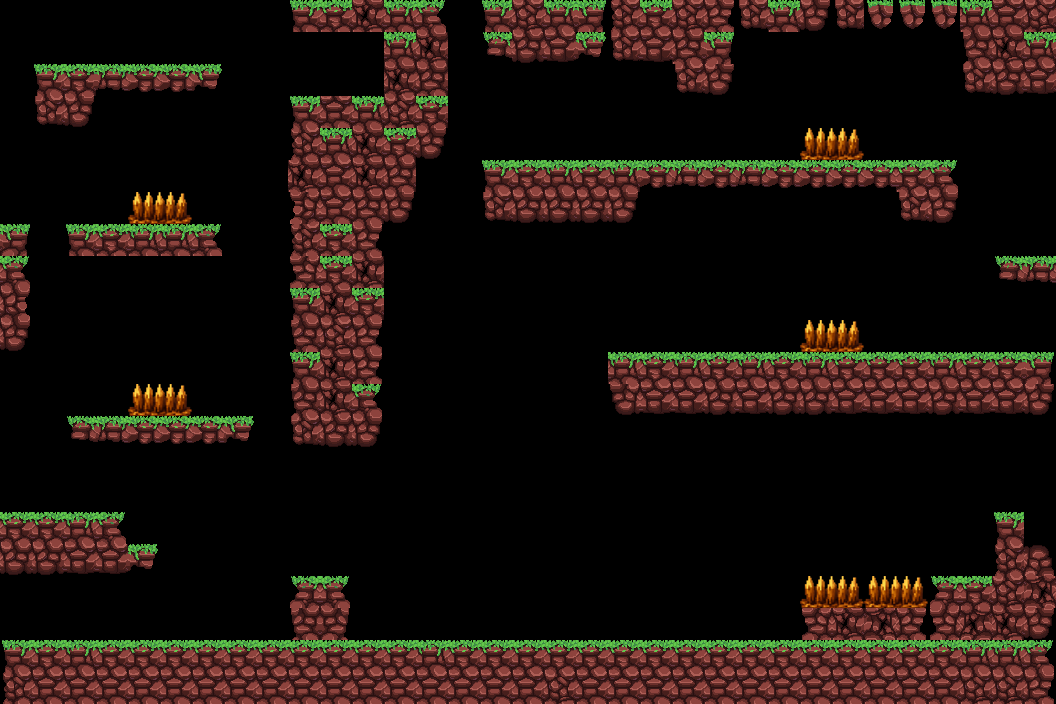

The image is a tile-based game level rendered from a .tmx file. Its description and source (layers, tilesets, objects; grid data summarised) follow:
An orthogonal 33x22 tile map with 32x32 px tiles, 1 tile layer (Kachelebene 1), 2 tilesets and 52 objects (2x Button 3, Boden, Linker Rand, Rechter Rand, Oberer Rand, ...).

<map version="1.10" tiledversion="1.12.1" orientation="orthogonal" renderorder="right-down" width="33" height="22" tilewidth="32" tileheight="32" infinite="0" nextlayerid="4" nextobjectid="137">
 <tileset firstgid="1" source="tileset_xy.tsx" />
 <tileset firstgid="26" source="Stacheln_3.tsx" />
 <objectgroup id="2" name="Objektebene 1">
  <object id="9" name="Boden" x="0" y="640" width="1056" height="64">
   <properties>
    <property name="obj_type" value="solid" />
   </properties>
  </object>
  <object id="31" name="Linker Rand" x="-32" y="0" width="32" height="704">
   <properties>
    <property name="obj_type" value="solid" />
   </properties>
  </object>
  <object id="32" name="Rechter Rand" x="1056" y="0" width="32" height="704">
   <properties>
    <property name="obj_type" value="solid" />
   </properties>
  </object>
  <object id="101" name="Oberer Rand" x="1088" y="-32" width="32" height="1120" rotation="90">
   <properties>
    <property name="obj_type" value="solid" />
   </properties>
  </object>
  <object id="107" name="Decke" x="480" y="0" width="576" height="24">
   <properties>
    <property name="obj_type" value="solid" />
   </properties>
  </object>
  <object id="36" name="movable" x="640" y="582" width="64" height="58">
   <properties>
    <property name="obj_type" value="movable" />
   </properties>
  </object>
  <object id="42" name="Stacheln" x="800" y="584" width="128" height="1">
   <properties>
    <property name="obj_type" value="deadly" />
   </properties>
  </object>
  <object id="51" name="Solid unter Stacheln" x="800" y="585" width="128" height="4">
   <properties>
    <property name="obj_type" value="solid" />
   </properties>
  </object>
  <object id="62" name="Solid 1" x="928" y="576" width="64" height="16">
   <properties>
    <property name="obj_type" value="solid" />
   </properties>
  </object>
  <object id="63" name="Solid 2" x="992" y="512" width="16" height="80">
   <properties>
    <property name="obj_type" value="solid" />
   </properties>
  </object>
  <object id="66" name="Button 1" x="960" y="544" width="32" height="32">
   <properties>
    <property name="button_id" value="1" />
    <property name="obj_type" value="button" />
   </properties>
  </object>
  <object id="68" name="Lift 1" x="224" y="224" width="32" height="32">
   <properties>
    <property name="button_id" value="1" />
    <property name="obj_type" value="solid" />
   </properties>
  </object>
  <object id="73" name="Lift 1.5" x="256" y="224" width="32" height="32">
   <properties>
    <property name="button_id" value="1" />
    <property name="obj_type" value="solid" />
   </properties>
  </object>
  <object id="76" name="Block movable" x="288" y="576" width="64" height="16">
   <properties>
    <property name="obj_type" value="solid" />
   </properties>
  </object>
  <object id="110" name="Button 2" x="0" y="192" width="32" height="32">
   <properties>
    <property name="button_id" value="2" />
    <property name="obj_type" value="button" />
   </properties>
  </object>
  <object id="82" name="Lift 2" x="0" y="64" width="32" height="32">
   <properties>
    <property name="button_id" value="2" />
    <property name="obj_type" value="solid" />
   </properties>
  </object>
  <object id="84" name="Wand 1" x="288" y="96" width="96" height="352">
   <properties>
    <property name="obj_type" value="solid" />
   </properties>
  </object>
  <object id="90" name="Wand 2" x="384" y="0" width="64" height="160">
   <properties>
    <property name="obj_type" value="solid" />
   </properties>
  </object>
  <object id="92" name="Wand 3" x="384" y="160" width="32" height="64">
   <properties>
    <property name="obj_type" value="solid" />
   </properties>
  </object>
  <object id="91" name="Wand 4" x="304" y="-100" width="80" height="116">
   <properties>
    <property name="obj_type" value="solid" />
   </properties>
  </object>
  <object id="93" name="Platform dick 1" x="0" y="512" width="128" height="64">
   <properties>
    <property name="obj_type" value="solid" />
   </properties>
  </object>
  <object id="94" name="Platform dick 2" x="128" y="544" width="32" height="32">
   <properties>
    <property name="obj_type" value="solid" />
   </properties>
  </object>
  <object id="95" name="Platform 1" x="64" y="416" width="184" height="32">
   <properties>
    <property name="obj_type" value="solid" />
   </properties>
  </object>
  <object id="96" name="Platform 2" x="74" y="224" width="150" height="32">
   <properties>
    <property name="obj_type" value="solid" />
   </properties>
  </object>
  <object id="97" name="Platform 3" x="0" y="224" width="28" height="128">
   <properties>
    <property name="obj_type" value="solid" />
   </properties>
  </object>
  <object id="98" name="Platfomorm 4" x="32" y="64" width="192" height="18">
   <properties>
    <property name="obj_type" value="solid" />
   </properties>
  </object>
  <object id="99" name="Platform4.5" x="32" y="82" width="48" height="32">
   <properties>
    <property name="obj_type" value="solid" />
   </properties>
  </object>
  <object id="103" name="Part 2 Stachel 1" x="136" y="392" width="48" height="24">
   <properties>
    <property name="obj_type" value="deadly" />
   </properties>
  </object>
  <object id="104" name="Part 2 Stachel 2" x="136" y="200" width="48" height="24">
   <properties>
    <property name="obj_type" value="deadly" />
   </properties>
  </object>
  <object id="83" name="Button 3" x="352" y="64" width="32" height="32">
   <properties>
    <property name="button_id" value="3" />
    <property name="obj_type" value="button" />
   </properties>
  </object>
  <object id="102" name="Lift 3" x="576" y="272" width="32" height="32">
   <properties>
    <property name="button_id" value="3" />
    <property name="obj_type" value="solid" />
   </properties>
  </object>
  <object id="105" name="Lift 3.5" x="544" y="272" width="32" height="32">
   <properties>
    <property name="button_id" value="3" />
    <property name="obj_type" value="solid" />
   </properties>
  </object>
  <object id="106" name="Goal" x="160" y="0" width="64" height="64">
   <properties>
    <property name="obj_type" value="goall" />
   </properties>
  </object>
  <object id="33" name="P 3 platform" x="608" y="352" width="448" height="64">
   <properties>
    <property name="obj_type" value="solid" />
   </properties>
  </object>
  <object id="112" name="Button 3" x="640" y="320" width="32" height="32">
   <properties>
    <property name="button_id" value="3" />
    <property name="obj_type" value="button" />
   </properties>
  </object>
  <object id="113" name="P 3 platform Treppe" x="1000" y="256" width="56" height="32">
   <properties>
    <property name="obj_type" value="solid" />
   </properties>
  </object>
  <object id="114" name="P 3 platform Ziel 1" x="484" y="192" width="152" height="24">
   <properties>
    <property name="obj_type" value="solid" />
   </properties>
  </object>
  <object id="115" name="P 3 platform Ziel 2" x="480" y="160" width="480" height="32">
   <properties>
    <property name="obj_type" value="solid" />
   </properties>
  </object>
  </objectgroup>
 <layer id="3" name="Kachelebene 1" width="33" height="22">
  <data>[726 cells, 267 non-empty, 25 distinct tile ids]</data>
 </layer>
</map>
<!-- 14 of 52 objects omitted -->
